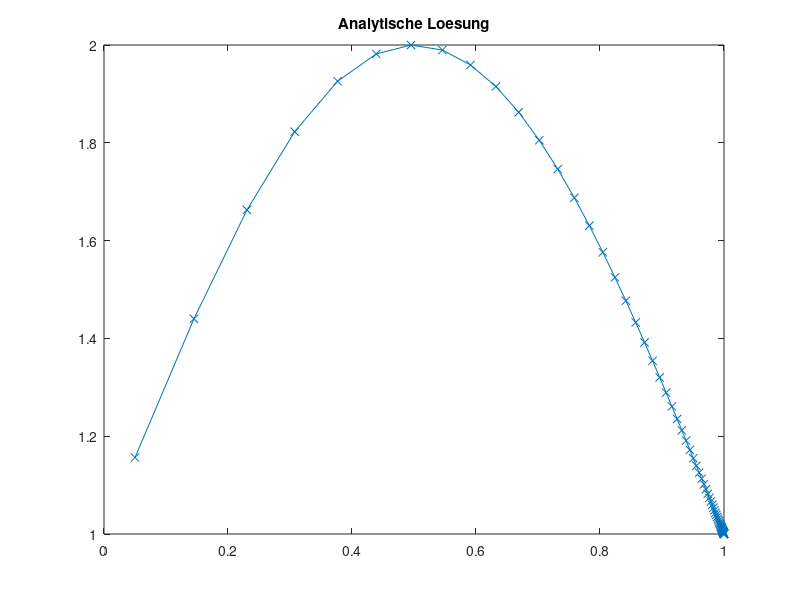
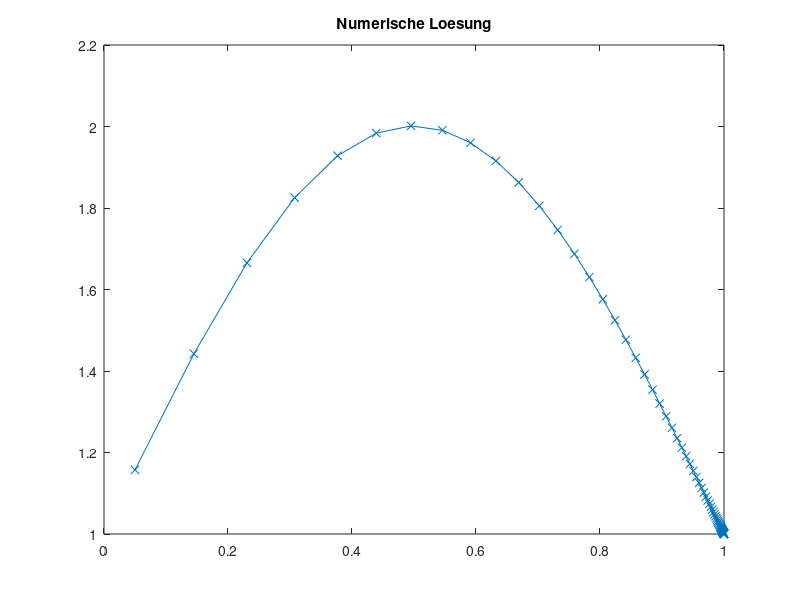
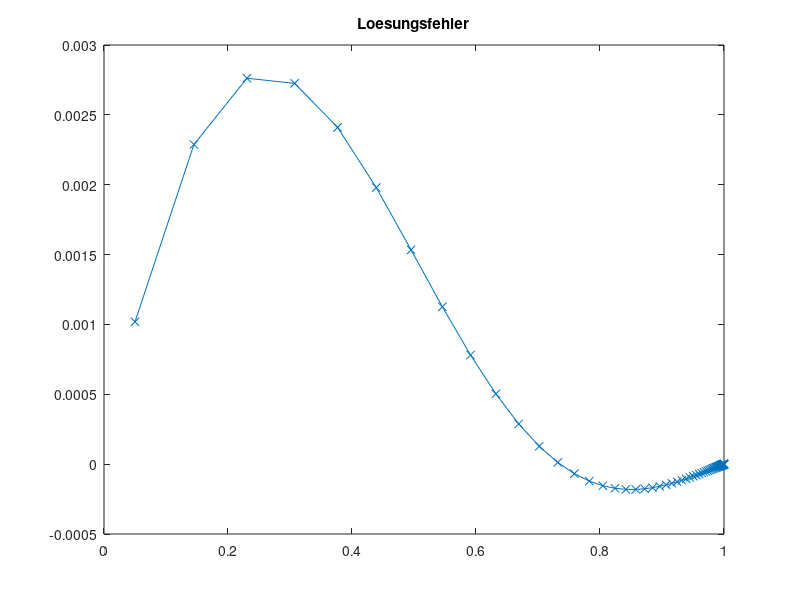
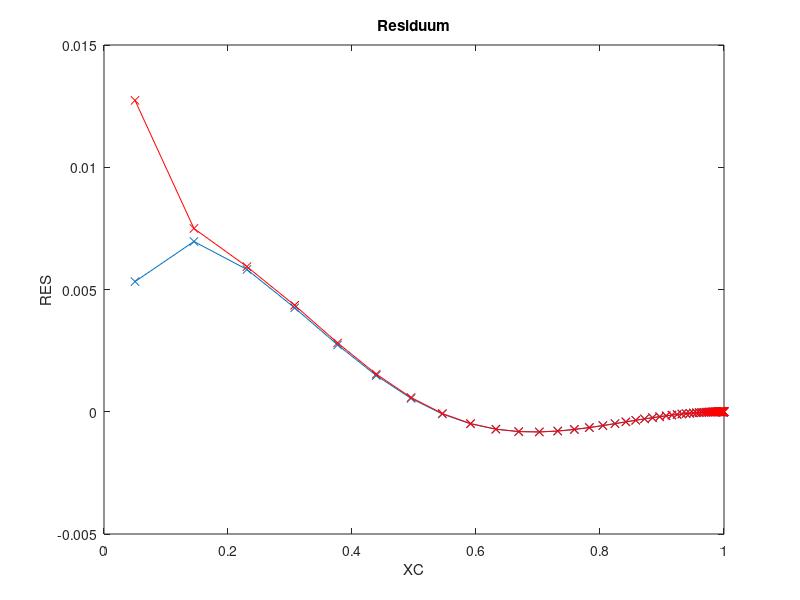

Recreate these plots in MATLAB, in order.
clc
clear all
close all

SOL=@(x) sin(pi*x)+1;
MSOL=@(x) pi*cos(pi*x)-pi^2*sin(pi*x);

%SOL=@(x) cos(pi*x)-1;
%MSOL=@(x) -pi*sin(pi*x)-pi^2*cos(pi*x);

DIF=1.0;
KONV=1.0;
ALPHA=0.9;
XMIN=0.0;
XMAX=1.0;

N=80; % KV's

X = zeros(1,N+1);
for I=1:N+1
  X(I) = XMIN + (ALPHA^(I-1)-1)/(ALPHA^N-1)*(XMAX-XMIN);
end

% N halbieren
%for j=1:1
%idx =1;
%X2=0;
%for i=1:N+1
  %if mod(i, 2)==1
    %X2(idx)=X(i);
    %idx=idx+1;
  %end
%end
%X=X2;
%N=length(X)-1;
%end


XC = (X(1:N)+X(2:N+1))/2;
XCR = [XMIN, XC, XMAX];

%%% ANALYTISCHE LÖSUNG
TA = zeros(1, N);
for I=1:N
  TA(I)=SOL(XC(I));
end

figure(1)
plot(XC, TA, 'x-');
title('Analytische Loesung')

%%% FVM Lösung

% Randbedingungen
RBE = SOL(XMAX);
RBW = SOL(XMIN);

% Koeffizienten speichern
AP = zeros(1, N);
AE = zeros(1, N);
AW = zeros(1, N);

for I=1:N
  DX = X(I+1)-X(I);

  DXE = XCR(I+2)-XCR(I+1);
  DXW = XCR(I+1)-XCR(I);

  AE(I) = DIF/DXE;
  AW(I) = DIF/DXW;

  AP(I) = -AE(I)-AW(I);

  DCDSE = (X(I+1)-XCR(I+1))/DXE;
  DCDSW = (XCR(I+1)-X(I))/DXW;

  AEK(I) = KONV * DCDSE;
  AWK(I) = -KONV * DCDSW;

  APK(I) = KONV * ((1-DCDSE)-(1-DCDSW));
  AK(I) = KONV;
end

% Gesamtgleichungssystem aufstellen
A = zeros(N);
b = zeros(N,1);

for I=1:N
  b(I) = MSOL(XC(I))*(X(I+1)-X(I));

  % Hauptdiagonale
  A(I,I) = AP(I) + APK(I);

  % Westliche Nebendiagonale
  if mod(I,N)==1
    b(I) = b(I) - AW(I)*RBW + AK(I)*RBW;
  else
    A(I, I-1) = AW(I) + AWK(I);
  end

  % Östliche Nebendiagonale
  if mod(I,N)==0
    b(I) = b(I) - AE(I)*RBE - AK(I)*RBE;
  else
    A(I, I+1) = AE(I) + AEK(I);
  end
end

T=A\b;

figure(2)
plot(XC, T, 'x-');
title('Numerische Loesung')

%%% Lösungsfehler berechnen
SERR=0.0;
ERR=zeros(1, N);
for I=1:N
    ERR(I)=T(I)-TA(I);
    SERR=SERR+ERR(I)^2;
end
SERR=sqrt(SERR/(N));

figure(3)
plot(XC, ERR, 'x-');
title('Loesungsfehler')

fprintf('Summierter Fehler %16.10e N=%g\n', SERR, N);


%%% ORDNUNG  BESTIMMEN
ERR5=1.2662511400e-01;
ERR10=1.9068695077e-02;
ERR20=4.0741696509e-03;
ERR40=9.9564249986e-04;
op=log((ERR5)/(ERR10))/log(2);
fprintf('Ordnung des Verfahrens %16.10e \n',op  );
op=log((ERR10)/(ERR20))/log(2);
fprintf('Ordnung des Verfahrens %16.10e \n',op  );
op=log((ERR20)/(ERR40))/log(2);
fprintf('Ordnung des Verfahrens %16.10e \n',op  );


%%% RESIDUUM BERECHNEN
t=zeros(N, 1);
for I=1:N
    t(I)=SOL(XC(I));
end

RES=A*t-b;

figure(4)
plot(XC,RES,'x-');

xlabel('XC')
ylabel('RES')
title('Residuum')

%%% Truncation Error berechnen

% b ohne Randwerte
TERR=zeros(N, 1);
for I=1:N
  b(I) = MSOL(XC(I));
end
% Source term
TERRS=zeros(N,1);
for I=1:N
  % benötigte Werte zwischenspeichern
  XP=XCR(I+1);
  Xe=X(I+1);
  Xw=X(I);

  DX = Xe-Xw;
  fP=b(I);

  % west
  if I==1
    fE=b(I+1);
    XE=XCR(I+2);

    TERRS(I) = 1/(6*DX)*((fE-fP)/(XE-XP)-(fP-RBW)/(XP-Xw))*((Xe-XP)^3-(Xw-XP)^3);
  % east
  elseif I==N
    fW=b(I-1);
    XW=XCR(I);

    TERRS(I) = 1/(6*DX)*((RBE-fP)/(Xe-XP)-(fP-fW)/(XP-XW))*((Xe-XP)^3-(Xw-XP)^3);
  % central
  else
    fE=b(I+1);
    XE=XCR(I+2);
    fW=b(I-1);
    XW=XCR(I);

    TERRS(I) = 1/(6*DX)*((fE-fP)/(XE-XP)-(fP-fW)/(XP-XW))*((Xe-XP)^3-(Xw-XP)^3);
  end
end

% Diffusion Term east
TERRDE=zeros(N,1);
TERRDW=zeros(N,1);
TERRKE=zeros(N,1);
TERRKW=zeros(N,1);
for I=1:N
  % benötigte Werte zwischenspeichern
  XP=XCR(I+1);
  TP=T(I);
  fP=b(I);

  Xe=X(I+1);
  Xw=X(I);

  DX = Xe-Xw;

  % west
  if I==1
    XE=XCR(I+2);
    TE=T(I+1);
    fE=b(I+1);
    Xee=X(I+2);

		XEE=XCR(I+3);
    TEE=T(I+2);

    De = (Xe-XP)/(XE-XP);
    Te = De * TE + (1-De) * TP;

    TERRDE(I) = 1/(2*(XE-XP))*((TEE-TP)/(XEE-XP)-(TE-RBW)/(XE-Xw))...
      * (((XP-Xe)^2-(XE-Xe)^2)/(XE-XP))...
      + (1/(Xee-Xe)*((TEE-TE)/(XEE-XE)-(TE-TP)/(XE-XP)) - 1/(Xe-Xw)*((TE-TP)/(XE-XP)-(TP-RBW)/(XP-Xw)))...
      * 1/(6*(XE-XP))*(((XP-Xe)^3-(XE-Xe)^3)/(XE-XP));

    TERRDW(I) = -1/2*((Te-RBW)/(Xe-Xw) - (TP-RBW)/(XP-Xw));

    TERRKE(I) = 1/(2*(Xe-Xw))*((TE-TP)/(XE-XP) - (TP-RBW)/(XP-Xw))*(Xe-XE)*(Xe-XP)...
      + 1/6*(Xe-XP)/DX*((Xe-XP)^2-(XE-XP)^2)...
      * (1/(XE-XP)*((TEE-TP)/(XEE-XP)-(TE-RBW)/(XE-Xw)) - 1/(XP-Xw)*((TE-RBW)/(XE-Xw) - (TP-RBW)/(XP-Xw)));

    TERRKW(I) = 0;

  % west +1
  elseif I==2
    XE=XCR(I+2);
    TE=T(I+1);
    fE=b(I+1);
    Xee=X(I+2);

		XEE=XCR(I+3);
    TEE=T(I+2);

    XW=XCR(I);
    TW=T(I-1);
    fW=b(I-1);
    Xww=X(I-1);

    TERRDE(I) = 1/(2*(XE-XP))*((TEE-TP)/(XEE-XP)-(TE-TW)/(XE-XW))...
      * (((XP-Xe)^2-(XE-Xe)^2)/(XE-XP))...
      + (1/(Xee-Xe)*((TEE-TE)/(XEE-XE)-(TE-TP)/(XE-XP)) - 1/(Xe-Xw)*((TE-TP)/(XE-XP)-(TP-TW)/(XP-XW)))...
      * 1/(6*(XE-XP))*(((XP-Xe)^3-(XE-Xe)^3)/(XE-XP));

    TERRDW(I) = 1/(2*(XP-XW))*((TE-TW)/(XE-XW)-(TP-RBW)/(XP-Xww))...
      * (((XW-Xw)^2-(XP-Xw)^2)/(XP-XW))...
      + (1/(Xe-Xw)*((TE-TP)/(XE-XP)-(TP-TW)/(XP-XW)) - 1/(Xw-Xww)*((TP-TW)/(XP-XW)-(TW-RBW)/(XW-Xww)))...
      * 1/(6*(XP-XW))*(((XW-Xw)^3-(XP-Xw)^3)/(XP-XW));

    TERRKE(I) = 1/(2*(Xe-Xw))*((TE-TP)/(XE-XP) - (TP-TW)/(XP-XW))*(Xe-XE)*(Xe-XP)...
      + 1/6*(Xe-XP)/DX*((Xe-XP)^2-(XE-XP)^2)...
      * (1/(XE-XP)*((TEE-TP)/(XEE-XP)-(TE-TW)/(XE-XW)) - 1/(XP-XW)*((TE-TW)/(XE-XW) - (TP-RBW)/(XP-Xww)));

    TERRKW(I) = 1/(2*(Xe-Xw))*((TE-TP)/(XE-XP) - (TP-TW)/(XP-XW))*(Xw-XW)*(Xw-XP)...
      + 1/6*(Xw-XP)/DX*((Xw-XP)^2-(XW-XP)^2)...
      * (1/(XE-XP)*((TEE-TP)/(XEE-XP)-(TE-TW)/(XE-XW)) - 1/(XP-XW)*((TE-TW)/(XE-XW) - (TP-RBW)/(XP-Xww)));

  % east -1
  elseif I==N-1
    XE=XCR(I+2);
    TE=T(I+1);
    fE=b(I+1);
    Xee=X(I+2);

    XW=XCR(I);
    TW=T(I-1);
    fW=b(I-1);
    Xww=X(I-1);

		XWW=XCR(I-1);
		TWW=T(I-2);

    TERRDE(I) = 1/(2*(XE-XP))*((TEE-TP)/(XEE-XP)-(TE-TW)/(XE-XW))...
      * (((XP-Xe)^2-(XE-Xe)^2)/(XE-XP))...
      + (1/(Xee-Xe)*((RBE-TE)/(Xee-XE)-(TE-TP)/(XE-XP)) - 1/(Xe-Xw)*((TE-TP)/(XE-XP)-(TP-TW)/(XP-XW)))...
      * 1/(6*(XE-XP))*(((XP-Xe)^3-(XE-Xe)^3)/(XE-XP));

    TERRDW(I) = 1/(2*(XP-XW))*((TE-TW)/(XE-XW)-(TP-TWW)/(XP-XWW))...
      * (((XW-Xw)^2-(XP-Xw)^2)/(XP-XW))...
      + (1/(Xe-Xw)*((TE-TP)/(XE-XP)-(TP-TW)/(XP-XW)) - 1/(Xw-Xww)*((TP-TW)/(XP-XW)-(TW-TWW)/(XW-XWW)))...
      * 1/(6*(XP-XW))*(((XW-Xw)^3-(XP-Xw)^3)/(XP-XW));

    TERRKE(I) = 1/(2*(Xe-Xw))*((TE-TP)/(XE-XP) - (TP-TW)/(XP-XW))*(Xe-XE)*(Xe-XP)...
      + 1/6*(Xe-XP)/DX*((Xe-XP)^2-(XE-XP)^2)...
      * (1/(XE-XP)*((RBE-TP)/(Xee-XP)-(TE-TW)/(XE-XW)) - 1/(XP-XW)*((TE-TW)/(XE-XW) - (TP-TWW)/(XP-XWW)));

    TERRKW(I) = 1/(2*(Xe-Xw))*((TE-TP)/(XE-XP) - (TP-TW)/(XP-XW))*(Xw-XW)*(Xw-XP)...
      + 1/6*(Xw-XP)/DX*((Xw-XP)^2-(XW-XP)^2)...
      * (1/(XE-XP)*((RBE-TP)/(Xee-XP)-(TE-TW)/(XE-XW)) - 1/(XP-XW)*((TE-TW)/(XE-XW) - (TP-TWW)/(XP-XWW)));

  % east
  elseif I==N
    XW=XCR(I);
    TW=T(I-1);
    fW=b(I-1);
    Xww=X(I-1);

		XWW=XCR(I-1);
		TWW=T(I-2);

    Dw = (XP-Xw)/(XP-XW);
    Tw = Dw * TW + (1-Dw)*TP;

    TERRDE(I) = 1/2*((RBE-TP)/(Xe-XP) - (RBE-Tw)/(Xe-Xw));

    TERRDW(I) = 1/(2*(XP-XW))*((RBE-TW)/(Xe-XW)-(TP-TWW)/(XP-XWW))...
      * (((XW-Xw)^2-(XP-Xw)^2)/(XP-XW))...
      + (1/(Xe-Xw)*((RBE-TP)/(Xe-XP)-(TP-TW)/(XP-XW)) - 1/(Xw-Xww)*((TP-TW)/(XP-XW)-(TW-TWW)/(XW-XWW)))...
      * 1/(6*(XP-XW))*(((XW-Xw)^3-(XP-Xw)^3)/(XP-XW));

    TERRKE(I) = 0;

    TERRKW(I) = 1/(2*(Xe-Xw))*((RBE-TP)/(Xe-XP) - (TP-TW)/(XP-XW))*(Xw-XW)*(Xw-XP)...
      + 1/6*(Xw-XP)/DX*((Xw-XP)^2-(XW-XP)^2)...
      * (1/(Xe-XP)*((RBE-TP)/(Xe-XP)-(RBE-TW)/(Xe-XW)) - 1/(XP-XW)*((RBE-TW)/(Xe-XW) - (TP-TWW)/(XP-XWW)));

  else
    XW=XCR(I);
    TW=T(I-1);
    fW=b(I-1);
    Xww=X(I-1);

    XE=XCR(I+2);
    TE=T(I+1);
    fE=b(I+1);
    Xee=X(I+2);

		XWW=XCR(I-1);
		TWW=T(I-2);

		XEE=XCR(I+3);
    TEE=T(I+2);

    TERRDE(I) = 1/(2*(XE-XP))*((TEE-TP)/(XEE-XP)-(TE-TW)/(XE-XW))...
      * (((XP-Xe)^2-(XE-Xe)^2)/(XE-XP))...
      + (1/(Xee-Xe)*((TEE-TE)/(XEE-XE)-(TE-TP)/(XE-XP)) - 1/(Xe-Xw)*((TE-TP)/(XE-XP)-(TP-TW)/(XP-XW)))...
      * 1/(6*(XE-XP))*(((XP-Xe)^3-(XE-Xe)^3)/(XE-XP));

    TERRDW(I) = 1/(2*(XP-XW))*((TE-TW)/(XE-XW)-(TP-TWW)/(XP-XWW))...
      * (((XW-Xw)^2-(XP-Xw)^2)/(XP-XW))...
      + (1/(Xe-Xw)*((TE-TP)/(XE-XP)-(TP-TW)/(XP-XW)) - 1/(Xw-Xww)*((TP-TW)/(XP-XW)-(TW-TWW)/(XW-XWW)))...
      * 1/(6*(XP-XW))*(((XW-Xw)^3-(XP-Xw)^3)/(XP-XW));

    TERRKE(I) = 1/(2*(Xe-Xw))*((TE-TP)/(XE-XP) - (TP-TW)/(XP-XW))*(Xe-XE)*(Xe-XP)...
      + 1/6*(Xe-XP)/DX*((Xe-XP)^2-(XE-XP)^2)...
      * (1/(XE-XP)*((TEE-TP)/(XEE-XP)-(TE-TW)/(XE-XW)) - 1/(XP-XW)*((TE-TW)/(XE-XW) - (TP-TWW)/(XP-XWW)));

    TERRKW(I) = 1/(2*(Xe-Xw))*((TE-TP)/(XE-XP) - (TP-TW)/(XP-XW))*(Xw-XW)*(Xw-XP)...
      + 1/6*(Xw-XP)/DX*((Xw-XP)^2-(XW-XP)^2)...
      * (1/(XE-XP)*((TEE-TP)/(XEE-XP)-(TE-TW)/(XE-XW)) - 1/(XP-XW)*((TE-TW)/(XE-XW) - (TP-TWW)/(XP-XWW)));
  end
end

for I=1:N
  TERR(I) = TERRS(I)-TERRDE(I)+TERRDW(I)-TERRKE(I)+TERRKW(I);
end

hold on;
plot(XC, TERR, 'rx-');

RESTE = RES-TERR;

figure(5)
plot(XC(1:N), RESTE(1:N), 'x-')
xlabel('XC')
ylabel('RES-TE')
